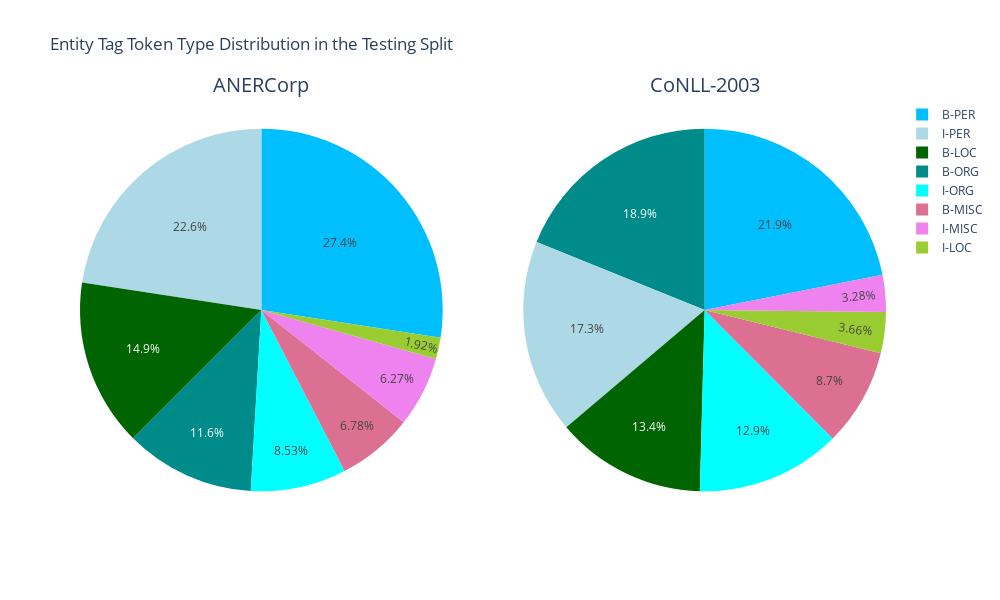

Source (notebook cell):
### Code cell
# Define your custom color map
color_map = {
    "B-LOC": "darkgreen",
    "B-PERS": "deepskyblue",
    "B-PER": "deepskyblue",
    "B-ORG": "darkcyan",
    "B-MISC": "palevioletred",
    "I-LOC": "yellowgreen",
    "I-PERS": "lightblue",
    "I-PER": "lightblue",
    "I-ORG": "cyan",
    "I-MISC": "violet",
    "O": "saddlebrown",
}

# Example data for ANERCorp and CoNLL-2003 training splits
# This would usually be filtered from a larger DataFrame as needed

anercorp_train = test_split[test_split['Dataset'] == 'ANERCorp']
conll_train = test_split[test_split['Dataset'] == 'CoNLL-2003']
anercorp_ttr = anercorp_train['Tag Types'].tolist()
anercorp_labels = anercorp_train['Tag'].tolist()
anercprp_colors = [color_map[tag] for tag in anercorp_labels]
conll_ttr = conll_train['Tag Types'].tolist()
conll_labels = conll_train['Tag'].tolist()
conll_colors = [color_map[tag] for tag in conll_labels]



# Create subplot for ANERCorp
fig_twr = make_subplots(rows=1, cols=2, specs=[[{'type':'domain'}, {'type':'domain'}]],
                             subplot_titles=("Words Proportion", "TTR"))
fig_twr.add_trace(go.Pie(labels=anercorp_labels, values=anercorp_ttr, name="TWR", marker_colors=anercprp_colors), 1, 1)
fig_twr.add_trace(go.Pie(labels=conll_labels, values=conll_ttr, name="TWR", marker_colors=conll_colors), 1, 2)

# Update layout for ANERCorp with a custom title
fig_twr.update_layout(
    title_text="Entity Tag Token Type Distribution in the Testing Split",
    annotations=[
        dict(text='ANERCorp', font_size=20, showarrow=False),
        dict(text='CoNLL-2003',font_size=20, showarrow=False)

    ],
    height=600, width=1000
)
fig_twr.show()

### Figure 1 — Plotly figure (JSON) as saved in the notebook; plotly's stock layout.template omitted (floating-point values rounded to 4 significant figures)
{"data": [{"domain": {"x": [0, 0.45], "y": [0, 1]}, "labels": ["B-LOC", "B-MISC", "B-ORG", "B-PER", "I-LOC", "I-MISC", "I-ORG", "I-PER"], "marker": {"colors": ["darkgreen", "palevioletred", "darkcyan", "deepskyblue", "yellowgreen", "violet", "cyan", "lightblue"]}, "name": "TWR", "type": "pie", "values": [264, 120, 205, 486, 34, 111, 151, 400]}, {"domain": {"x": [0.55, 1], "y": [0, 1]}, "labels": ["B-LOC", "B-MISC", "B-ORG", "B-PER", "I-LOC", "I-MISC", "I-ORG", "I-PER"], "marker": {"colors": ["darkgreen", "palevioletred", "darkcyan", "deepskyblue", "yellowgreen", "violet", "cyan", "lightblue"]}, "name": "TWR", "type": "pie", "values": [351, 228, 495, 574, 96, 86, 338, 454]}], "layout": {"annotations": [{"font": {"size": 20}, "showarrow": false, "text": "ANERCorp", "x": 0.225, "xanchor": "center", "xref": "paper", "y": 1, "yanchor": "bottom", "yref": "paper"}, {"font": {"size": 20}, "showarrow": false, "text": "CoNLL-2003", "x": 0.775, "xanchor": "center", "xref": "paper", "y": 1, "yanchor": "bottom", "yref": "paper"}], "height": 600, "title": {"text": "Entity Tag Token Type Distribution in the Testing Split"}, "width": 1000}}
